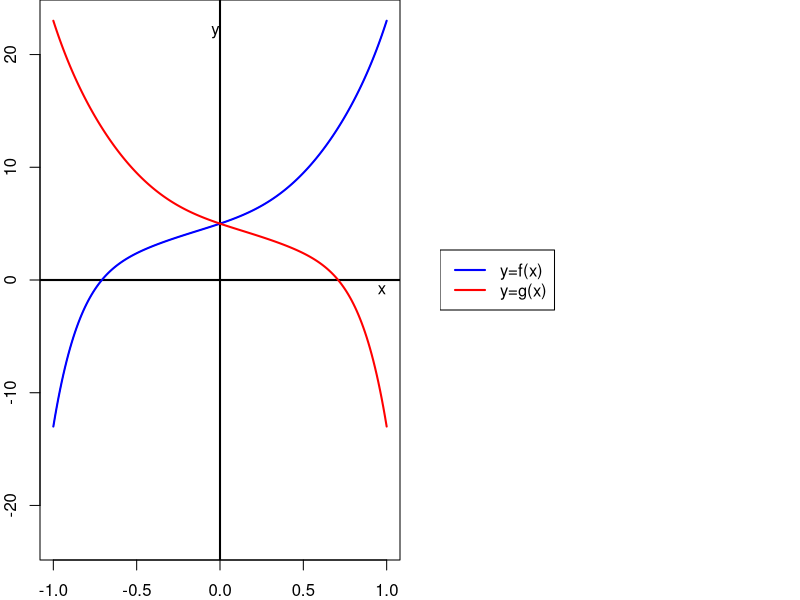

Reproduce this figure in R.
## ---- chunk 1
cf = sample(2:9,8,T)*sample(c(-1,1),8,T)
dg = 7:0
mkp = function(cf,dg){
    f = paste0("{",cf,"}x^{",dg,"}",collapse="+")
    f = gsub("+{-","-{",f,fixed=T)
    f = gsub("x^{1}","x",f,fixed=T)
    f = gsub("x^{0}","",f,fixed=T)
    return(f)
}

m1 = rep(c(-1,1),4) #f(-x)
m2 = rep(-1,8) #-f(x)
m3 = rep(c(1,-1),4) #-f(-x)

f = mkp(cf,dg)
fn = mkp(cf*m1,dg)
nf = mkp(cf*m2,dg)
nfn = mkp(cf*m3,dg)

fs = c(fn,nf,nfn)
wo = sample(1:3,1)
g = fs[wo]

ach = c("horizontal reflections over the $y$ axis","vertical reflections over the $x$ axis","180° rotations around the origin")
cor = ach[wo]
ach = sample(ach)
sol = paste0(1*(ach==cor),collapse="")

eqs = c("f(-x)","-f(x)","-f(-x)")
cor_fx = eqs[wo]

wrd1 = c("the ODD powered","ALL","the EVEN powered")[wo]

## ---- chunk 2
par(mfrow=c(1,2),mar=c(2,2,0,0))
x = seq(-1,1,0.01)
f = rep(0,length(x))
for(i in 1:length(cf)){
    f = f+cf[i]*x^dg[i]
}

nf = -f
fn = rev(f)
nfn = -fn

fys = list(fn,nf,nfn)
f2 = fys[[wo]]

exy = max(abs(f))

plot(x,f,"l",ylim=c(-exy,exy),col="blue",xlab="",ylab="")
abline(h=0,lwd=2)
abline(v=0,lwd=2)
lines(x,f,col="blue",lwd=2)
lines(x,f2,col="red",lwd=2)
text(1,0,"x",adj=c(1.1,1.1))
text(0,exy,"y",adj=c(1.1,1.1))

plot(0,0,"n",axes=F,ann=F)
legend("left",c("y=f(x)","y=g(x)"),col=c("blue","red"),lwd=2)
